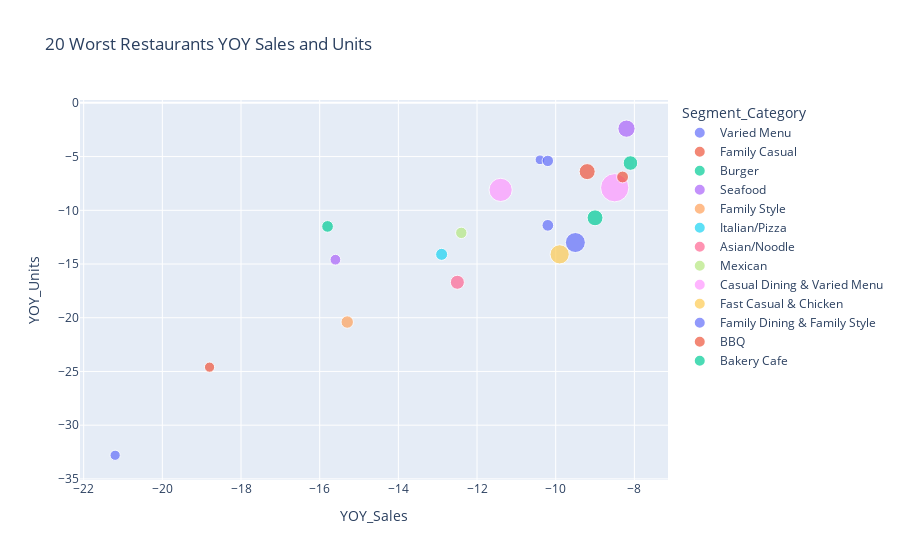

Write notebook code for a chart like this one.
### Code cell
px.scatter(worst_20_YOY, x="YOY_Sales", y="YOY_Units", hover_name="Restaurant", color="Segment_Category", size="Sales",
           title= "20 Worst Restaurants YOY Sales and Units")

### Figure 1 — Plotly figure (JSON) as saved in the notebook; plotly's stock layout.template omitted (floating-point values rounded to 4 significant figures)
{"data": [{"hovertemplate": "<b>%{hovertext}</b><br><br>Segment_Category=Varied Menu<br>YOY_Sales=%{x}<br>YOY_Units=%{y}<br>Sales=%{marker.size}<extra></extra>", "hovertext": ["Houlihan's", "Rainforest Cafe", "Johnny Rockets", "Claim Jumper"], "legendgroup": "Varied Menu", "marker": {"color": "#636efa", "size": [143, 129, 186, 177], "sizemode": "area", "sizeref": 2.712, "symbol": "circle"}, "mode": "markers", "name": "Varied Menu", "orientation": "v", "showlegend": true, "type": "scatter", "x": [-21.2, -10.4, -10.2, -10.2], "xaxis": "x", "y": [-32.8, -5.3, -11.4, -5.4], "yaxis": "y"}, {"hovertemplate": "<b>%{hovertext}</b><br><br>Segment_Category=Family Casual<br>YOY_Sales=%{x}<br>YOY_Units=%{y}<br>Sales=%{marker.size}<extra></extra>", "hovertext": ["Old Country Buffet/HomeTown Buffet"], "legendgroup": "Family Casual", "marker": {"color": "#EF553B", "size": [142], "sizemode": "area", "sizeref": 2.712, "symbol": "circle"}, "mode": "markers", "name": "Family Casual", "orientation": "v", "showlegend": true, "type": "scatter", "x": [-18.8], "xaxis": "x", "y": [-24.6], "yaxis": "y"}, {"hovertemplate": "<b>%{hovertext}</b><br><br>Segment_Category=Burger<br>YOY_Sales=%{x}<br>YOY_Units=%{y}<br>Sales=%{marker.size}<extra></extra>", "hovertext": ["Fuddruckers", "Krystal Co."], "legendgroup": "Burger", "marker": {"color": "#00cc96", "size": [185, 343], "sizemode": "area", "sizeref": 2.712, "symbol": "circle"}, "mode": "markers", "name": "Burger", "orientation": "v", "showlegend": true, "type": "scatter", "x": [-15.8, -9], "xaxis": "x", "y": [-11.5, -10.7], "yaxis": "y"}, {"hovertemplate": "<b>%{hovertext}</b><br><br>Segment_Category=Seafood<br>YOY_Sales=%{x}<br>YOY_Units=%{y}<br>Sales=%{marker.size}<extra></extra>", "hovertext": ["McCormick & Schmick's", "Long John Silver's"], "legendgroup": "Seafood", "marker": {"color": "#ab63fa", "size": [157, 404], "sizemode": "area", "sizeref": 2.712, "symbol": "circle"}, "mode": "markers", "name": "Seafood", "orientation": "v", "showlegend": true, "type": "scatter", "x": [-15.6, -8.2], "xaxis": "x", "y": [-14.6, -2.4], "yaxis": "y"}, {"hovertemplate": "<b>%{hovertext}</b><br><br>Segment_Category=Family Style<br>YOY_Sales=%{x}<br>YOY_Units=%{y}<br>Sales=%{marker.size}<extra></extra>", "hovertext": ["Friendly's"], "legendgroup": "Family Style", "marker": {"color": "#FFA15A", "size": [210], "sizemode": "area", "sizeref": 2.712, "symbol": "circle"}, "mode": "markers", "name": "Family Style", "orientation": "v", "showlegend": true, "type": "scatter", "x": [-15.3], "xaxis": "x", "y": [-20.4], "yaxis": "y"}, {"hovertemplate": "<b>%{hovertext}</b><br><br>Segment_Category=Italian/Pizza<br>YOY_Sales=%{x}<br>YOY_Units=%{y}<br>Sales=%{marker.size}<extra></extra>", "hovertext": ["Uno Pizzeria & Grill"], "legendgroup": "Italian/Pizza", "marker": {"color": "#19d3f3", "size": [196], "sizemode": "area", "sizeref": 2.712, "symbol": "circle"}, "mode": "markers", "name": "Italian/Pizza", "orientation": "v", "showlegend": true, "type": "scatter", "x": [-12.9], "xaxis": "x", "y": [-14.1], "yaxis": "y"}, {"hovertemplate": "<b>%{hovertext}</b><br><br>Segment_Category=Asian/Noodle<br>YOY_Sales=%{x}<br>YOY_Units=%{y}<br>Sales=%{marker.size}<extra></extra>", "hovertext": ["Pei Wei Asian Diner"], "legendgroup": "Asian/Noodle", "marker": {"color": "#FF6692", "size": [268], "sizemode": "area", "sizeref": 2.712, "symbol": "circle"}, "mode": "markers", "name": "Asian/Noodle", "orientation": "v", "showlegend": true, "type": "scatter", "x": [-12.5], "xaxis": "x", "y": [-16.7], "yaxis": "y"}, {"hovertemplate": "<b>%{hovertext}</b><br><br>Segment_Category=Mexican<br>YOY_Sales=%{x}<br>YOY_Units=%{y}<br>Sales=%{marker.size}<extra></extra>", "hovertext": ["Taco Bueno"], "legendgroup": "Mexican", "marker": {"color": "#B6E880", "size": [178], "sizemode": "area", "sizeref": 2.712, "symbol": "circle"}, "mode": "markers", "name": "Mexican", "orientation": "v", "showlegend": true, "type": "scatter", "x": [-12.4], "xaxis": "x", "y": [-12.1], "yaxis": "y"}, {"hovertemplate": "<b>%{hovertext}</b><br><br>Segment_Category=Casual Dining & Varied Menu<br>YOY_Sales=%{x}<br>YOY_Units=%{y}<br>Sales=%{marker.size}<extra></extra>", "hovertext": ["Ruby Tuesday", "TGI Fridays"], "legendgroup": "Casual Dining & Varied Menu", "marker": {"color": "#FF97FF", "size": [731, 1085], "sizemode": "area", "sizeref": 2.712, "symbol": "circle"}, "mode": "markers", "name": "Casual Dining & Varied Menu", "orientation": "v", "showlegend": true, "type": "scatter", "x": [-11.4, -8.5], "xaxis": "x", "y": [-8.1, -7.9], "yaxis": "y"}, {"hovertemplate": "<b>%{hovertext}</b><br><br>Segment_Category=Fast Casual & Chicken<br>YOY_Sales=%{x}<br>YOY_Units=%{y}<br>Sales=%{marker.size}<extra></extra>", "hovertext": ["Boston Market"], "legendgroup": "Fast Casual & Chicken", "marker": {"color": "#FECB52", "size": [501], "sizemode": "area", "sizeref": 2.712, "symbol": "circle"}, "mode": "markers", "name": "Fast Casual & Chicken", "orientation": "v", "showlegend": true, "type": "scatter", "x": [-9.9], "xaxis": "x", "y": [-14.1], "yaxis": "y"}, {"hovertemplate": "<b>%{hovertext}</b><br><br>Segment_Category=Family Dining & Family Style<br>YOY_Sales=%{x}<br>YOY_Units=%{y}<br>Sales=%{marker.size}<extra></extra>", "hovertext": ["Perkins Restaurant & Bakery"], "legendgroup": "Family Dining & Family Style", "marker": {"color": "#636efa", "size": [541], "sizemode": "area", "sizeref": 2.712, "symbol": "circle"}, "mode": "markers", "name": "Family Dining & Family Style", "orientation": "v", "showlegend": true, "type": "scatter", "x": [-9.5], "xaxis": "x", "y": [-13], "yaxis": "y"}, {"hovertemplate": "<b>%{hovertext}</b><br><br>Segment_Category=BBQ<br>YOY_Sales=%{x}<br>YOY_Units=%{y}<br>Sales=%{marker.size}<extra></extra>", "hovertext": ["Dickey's Barbecue Pit", "Sonny's BBQ"], "legendgroup": "BBQ", "marker": {"color": "#EF553B", "size": [349, 191], "sizemode": "area", "sizeref": 2.712, "symbol": "circle"}, "mode": "markers", "name": "BBQ", "orientation": "v", "showlegend": true, "type": "scatter", "x": [-9.2, -8.3], "xaxis": "x", "y": [-6.4, -6.9], "yaxis": "y"}, {"hovertemplate": "<b>%{hovertext}</b><br><br>Segment_Category=Bakery Cafe<br>YOY_Sales=%{x}<br>YOY_Units=%{y}<br>Sales=%{marker.size}<extra></extra>", "hovertext": ["Au Bon Pain"], "legendgroup": "Bakery Cafe", "marker": {"color": "#00cc96", "size": [289], "sizemode": "area", "sizeref": 2.712, "symbol": "circle"}, "mode": "markers", "name": "Bakery Cafe", "orientation": "v", "showlegend": true, "type": "scatter", "x": [-8.1], "xaxis": "x", "y": [-5.6], "yaxis": "y"}], "layout": {"legend": {"itemsizing": "constant", "title": {"text": "Segment_Category"}, "tracegroupgap": 0}, "title": {"text": "20 Worst Restaurants YOY Sales and Units"}, "xaxis": {"anchor": "y", "domain": [0, 1], "title": {"text": "YOY_Sales"}}, "yaxis": {"anchor": "x", "domain": [0, 1], "title": {"text": "YOY_Units"}}}}
